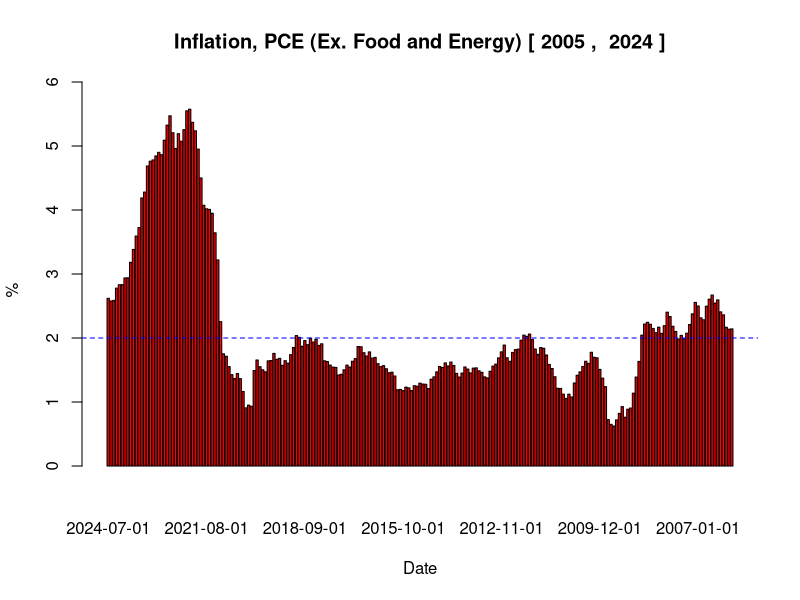

Write R code to recreate this figure.
inflationMonthlySum <- function(overTime, startYear, endYear){
  TARGET = 2
  THRESHOLD = 0.1
  TARGET_END = TARGET + THRESHOLD
  COLUMN_NAME = "PCEPILFE_PC1"
  table <- read.table("PCEPILFE.csv", header = TRUE, sep = ",")
  
  table <- table[seq(dim(table)[1],1),]

  count <- 1
  inflationOverTime <- c()
  xAxis <- c()
  index <- 1
  count <- 1
  firstIndex = -1;
  for (row in 1:nrow(table)) {
    date = table[row,"DATE"]
    if(as.numeric(substring(date, 1, 4)) > startYear){
    if(as.numeric(substring(date, 1, 4)) < endYear){
      if(firstIndex == -1){
        firstIndex = row
        count = firstIndex
      }
      
      sum <- 0
      rowValue = table[row, COLUMN_NAME]
      for(item in firstIndex:count){
        sum = sum + as.numeric(table[item, COLUMN_NAME])
      }
      
      avg = sum / index
      count <- count+1
    
      
      if(overTime){
        xAxis[index] = index
        inflationOverTime[index] = avg
      } else {
        xAxis[index] = date
        inflationOverTime[index] = rowValue
      }
      
      index <- index + 1
    }
    }
  }
  
  tableName = paste("Inflation, PCE (Ex. Food and Energy)","[",startYear, ", ", endYear-1, "]")
  xLabel = "Date"
  
  if(overTime){
    tableName = paste("Inflation Over Time, PCE (Ex. Food and Energy)","[",startYear, ", ", endYear-1, "]", "\n","Between: ", TARGET, " and ", TARGET_END, " %")   
    xLabel = "Months back"
  } else {
    print(xAxis[1])
  }
 
  
  if(overTime){
    barplot(height=inflationOverTime, 
            names=xAxis,
            col=ifelse(inflationOverTime >= TARGET & inflationOverTime <= TARGET_END ,"green","red2"), 
            main = tableName,
            xlab = xLabel,
            ylab = "%",
            ylim = c(-0.5,6))
  } else {
    barplot(height=inflationOverTime, 
            names=xAxis,
            col=ifelse(inflationOverTime >= TARGET,"red","red2"), 
            main = tableName,
            xlab = xLabel,
            ylab = "%",
            ylim = c(-0.5,6))
    
    
  }
  
  
  abline(h = TARGET,
         col = "blue",
         lty = "dashed",
         lwd = 1)
  if(overTime){
    abline(h = TARGET_END,
         col = "blue",
         lty = "dashed",
         lwd = 1)
  }

  
}



inflationMonthlySum(FALSE,2005, 2025)
